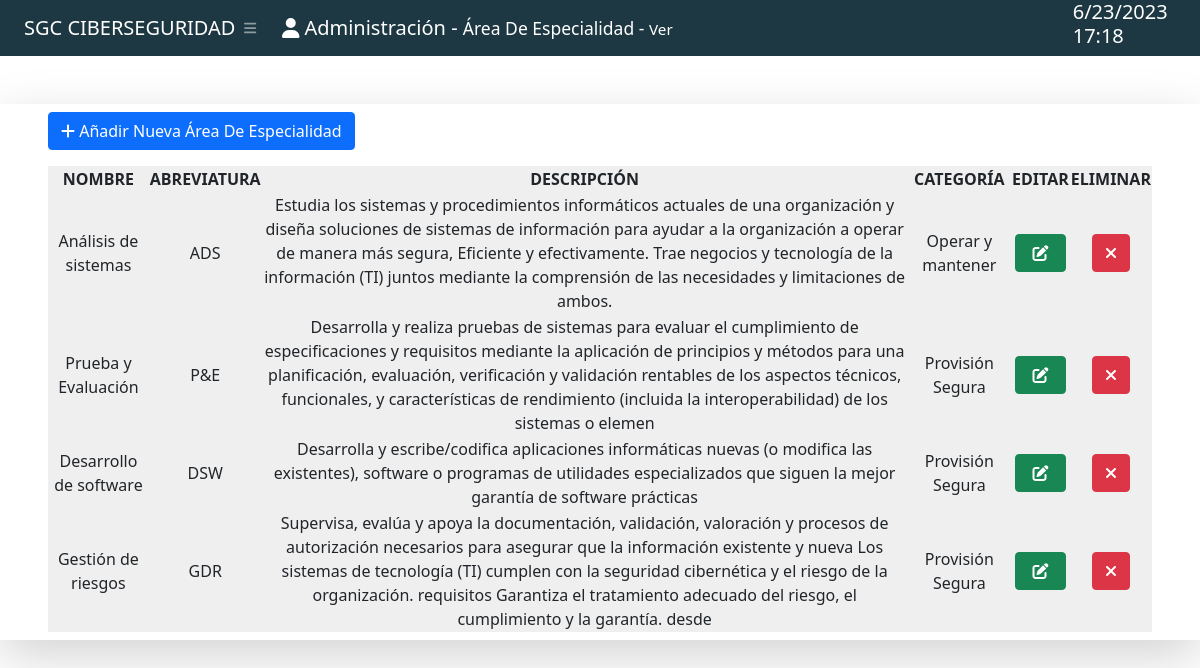
Page /ver_area_especialidad/ (signed in) on the committed database.
### Sistema/models.py (models this page shows, shortened)
class AreaEspecialidad(models.Model):
    nombre = models.CharField(max_length=255, verbose_name='Área de Especialidad')
    abreviatura = models.CharField(max_length=3)
    descripcion = models.CharField(max_length=350)
    categoria = models.ForeignKey(Categoria, on_delete=models.CASCADE)
    class Meta:
        verbose_name = 'Area de Especialidad'
        verbose_name_plural = 'Areas de Especialidades'

class Categoria(models.Model):
    nombre = models.CharField(max_length=255, verbose_name='Categoría', blank=False, null=False)
    abreviatura = models.CharField(max_length=2)
    descripcion = models.CharField(max_length=350)
    class Meta:
        verbose_name = 'Categoria'
        verbose_name_plural = 'Categorias'

### Sistema/views.py (the view)
# urls.py: path('ver_area_especialidad/', views.area_especialidad_list, name="area_especialidad_list"),
@login_required
def area_especialidad_list(request):
    area_especialidad = AreaEspecialidad.objects.all()
    categorias = Categoria.objects.all()
    form = AreaEspecialidadForm()
    return render(request, 'Sistema/Area_Especialidad/areaespecialidad_list.html', {'categorias': categorias[::-1],
                                                                                    'areas': area_especialidad[::-1],
                                                                                    'form': form,
                                                                                    'username': request.user})

### Sistema/templates/Sistema/Area_Especialidad/areaespecialidad_list.html (shortened to what this page needs)
{% extends "Sistema/Area_Especialidad/areaespecialidad-add.html" %}
{% load static %}
{% block subtitle %}
    Ver
{% endblock %}
{% block content %}
    <div id="layoutSidenav_content">
        <main id="main" class="cover">
            <div class="card o-hidden border-0 my-5">
                <div class="card-body p-0">
                    <div class="shadow-lg py-2">
                        <div class="px-5">
                            {% if perms.Sistema.add_areaespecialidad %}
                            <a class="btn btn-primary mb-3 text-capitalize" href="{% url 'area_especialidad_add' %}"> <i class="fas fa-plus"></i> Añadir Nueva Área de Especialidad</a>
                            {% endif %}
                            <table id="datatablesSimple" class="bg-light-dark">
                                <thead>
                                    <tr>
                                        <th class="text-center">NOMBRE</th>
                                        <th class="text-center">ABREVIATURA</th>
                                        <th class="text-center">DESCRIPCIÓN</th>
                                        <th class="text-center">CATEGORÍA</th>
                                        {% if perms.Sistema.change_areaespecialidad %}
                                        <th class="text-center">EDITAR</th>
                                        {% endif %}
                                        {% if perms.Sistema.delete_areaespecialidad %}
                                        <th class="text-center">ELIMINAR</th>
                                        {% endif %}
                                    </tr>
                                </thead>
                                <tbody>
                                    {% for a in areas %}
                                        <tr class="text-center">
                                            <td>
                                                {{ a.nombre }}
                                            </td>
                                            <td>
                                                {{ a.abreviatura.upper }}
                                            </td>
                                            <td>
                                                {% if a.descripcion == None %} Sin Descripción {% else %} {{ a.descripcion }} {% endif %}
                                            </td>
                                            <td>
                                                {{ a.categoria.nombre }}
                                            </td>
                                            {% if perms.Sistema.change_areaespecialidad %}
                                            <td>
                                                <button type="submit" class="btn btn-success btn-raised btn-xs editar" data-bs-toggle="modal" data-bs-target="#editModal{{ forloop.counter }}">
                                                    <i class="fas fa-edit" style="width: 25px"></i>
                                                </button>
                                            </td>
                                            {% endif %}
                                            {% if perms.Sistema.delete_areaespecialidad %}
                                            <td>
                                                <form onsubmit="return confirmar({{ a.id }}, 'delete_area_especialidad/', 'Área de Especialidad')">
                                                    <button type="submit" class="btn btn-danger btn-raised btn-xs btn-delete">
                                                        <i class="fas fa-close"></i>
                                                    </button>
                                                </form>
                                            </td>
                                            {% endif %}
                                        </tr>
                                    {% endfor %}
                                </tbody>
                            </table>
                        </div>
                    </div>
                </div>
            </div>
        </main>
     </div>
{% endblock %}

### Sistema/templates/Sistema/Area_Especialidad/areaespecialidad-add.html (shortened to what this page needs)
{% extends 'Sistema/base.html' %}
{% load static %}
{% block navbar %}
    <p class="text-white px-3 navbar-title"><i class="fas fa-user"></i> Administración - <small class="text-capitalize">Área de Especialidad - <small class="text-capitalize">{% block subtitle %}Añadir {% endblock %}</small></small></p>
{% endblock %}

### Sistema/templates/Sistema/base.html (shortened to what this page needs)
{% load static %}
<!DOCTYPE html>
<html lang="en">
<head>
    <link href="{% static '/Sistema/css/normalice.css' %}" rel="stylesheet" />
    <link href="{% static '/Sistema/css/styles.css' %}" rel="stylesheet" />
</head>
<body class="sb-nav-fixed sb-sidenav-toggled">
<nav class="sb-topnav navbar navbar-expand navbar-dark bg-dark">
    <a class="navbar-brand ps-4 text-uppercase" href="{% url 'home' %}">SGC Ciberseguridad</a>
    <button class="btn btn-link btn-sm order-1 order-lg-0 me-4 me-lg-0" id="sidebarToggle" href="#!"><i class="fas fa-bars"></i></button>
    <div style="width: 80%">
        {% block navbar %}
        {% endblock %}
    </div>
    <div class="row justify-content-center" style="width: 15%">
        <div class="col-auto">
            <h5 id="HoraActual" style="color:white;"></h5>
        </div>
    </div>
</nav>
<div id="layoutSidenav">
    {% block content %}
    {% endblock %}
</div>
</body>
</html>

### Sistema/static/Sistema/css/normalice.css (style rules this page uses)
html { line-height: 1.15; -webkit-text-size-adjust: 100%; }
body { margin: 0; }
main { display: block; }
a { background-color: transparent; }
small { font-size: 80%; }
button, input, optgroup, select, textarea { font-family: inherit; font-size: 100%; line-height: 1.15; margin: 0; }
button, input { overflow: visible; }
button, select { text-transform: none; }
button, [type="button"], [type="reset"], [type="submit"] { -webkit-appearance: button; }

### rows in the picture
AreaEspecialidad: nombre "Análisis de sistemas", abreviatura "ADS", descripcion "Estudia los sistemas y procedimientos informáticos actuales de una organización y diseña soluciones de sistemas de información para ayudar a la organización a operar de manera más segura, Eficiente y efectivamente. Trae negocios y tecnología de la información (TI) juntos mediante la comprensión de las necesidades y limitaciones de ambos.", categoria.nombre "Operar y mantener"
AreaEspecialidad: nombre "Prueba y Evaluación", abreviatura "P&E", descripcion "Desarrolla y realiza pruebas de sistemas para evaluar el cumplimiento de especificaciones y requisitos mediante la aplicación de principios y métodos para una planificación, evaluación, verificación y validación rentables de los aspectos técnicos, funcionales, y características de rendimiento (incluida la interoperabilidad) de los sistemas o elemen", categoria.nombre "Provisión Segura"
AreaEspecialidad: nombre "Desarrollo de software", abreviatura "DSW", descripcion "Desarrolla y escribe/codifica aplicaciones informáticas nuevas (o modifica las existentes), software o programas de utilidades especializados que siguen la mejor garantía de software prácticas", categoria.nombre "Provisión Segura"
AreaEspecialidad: nombre "Gestión de riesgos", abreviatura "GDR", descripcion "Supervisa, evalúa y apoya la documentación, validación, valoración y procesos de autorización necesarios para asegurar que la información existente y nueva Los sistemas de tecnología (TI) cumplen con la seguridad cibernética y el riesgo de la organización. requisitos Garantiza el tratamiento adecuado del riesgo, el cumplimiento y la garantía. desde", categoria.nombre "Provisión Segura"
